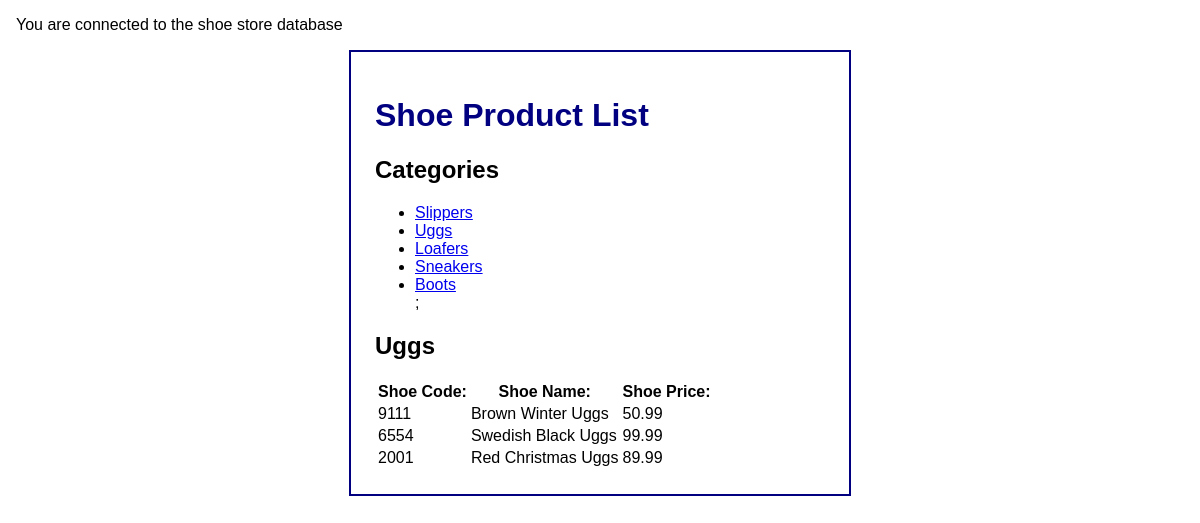
The app's page /shoes.php?shoe_category_id=2 with its own data.
### tables this page shows
CREATE TABLE `shoecategories` (
  `shoeCategoryID` int(11) NOT NULL,
  `shoeCategoryName` varchar(255) NOT NULL,
  `dateAdded` datetime NOT NULL
);

CREATE TABLE `shoes` (
  `shoeID` int(11) NOT NULL,
  `shoeCategoryID` int(11) NOT NULL,
  `shoeCode` varchar(10) NOT NULL,
  `shoeName` varchar(255) NOT NULL,
  `description` text NOT NULL,
  `price` decimal(10,2) NOT NULL,
  `dateAdded` datetime NOT NULL
);

### shoes.php (the view, shortened to what this page needs)
<?php
    require('shoe_database.php');
    $shoe_category_id = filter_input(INPUT_GET, 'shoe_category_id', FILTER_VALIDATE_INT);
    $shoe_query = 'SELECT * FROM shoecategories
                   WHERE shoeCategoryID = :shoe_category_id';
    $statement1 = $db->prepare($shoe_query);
    $statement1->bindValue(':shoe_category_id', $shoe_category_id);
    $statement1->execute();
    $category = $statement1->fetch();
    $category_name = $category['shoeCategoryName'];
    $shoeQueryAllCategories = 'SELECT * FROM shoecategories
                               ORDER BY shoeCategoryID';
    $statement2 = $db->prepare($shoeQueryAllCategories);
    $statement2->execute();
    $shoe_categories = $statement2->fetchAll();
    $queryShoeProducts = 'SELECT * FROM shoes WHERE shoeCategoryID = :shoe_category_id';
    $statement3 = $db->prepare($queryShoeProducts);
    $statement3->bindValue(':shoe_category_id', $shoe_category_id);
    $statement3->execute();
    $shoeProducts = $statement3->fetchAll();
?>
<!DOCTYPE html>
<html>
<head>
    <link rel = "stylesheet" href = "mainShoeCatalog.css">
</head>
<body>
    <main>
        <h1> Shoe Product List </h1>
        <aside>
            <h2> Categories </h2>
            <nav>
                <ul>
                    <?php foreach($shoe_categories as $category) : ?>
                    <li>
                        <a href = "?shoe_category_id=<?php
                                                        echo $category['shoeCategoryID'];
                                                     ?>"
                        >
                        <?php echo $category['shoeCategoryName']; ?> </a>
                    </li>
                    <?php endforeach; ?>;
                </ul>
            </nav>
        </aside>
        <section>
            <h2> <?php echo $category_name; ?> </h2>
            <table>
                <tr>
                    <th> Shoe Code: </th>
                    <th> Shoe Name: </th>
                    <th class = "right"> Shoe Price: </th>
                </tr>
                <?php foreach ($shoeProducts as $shoeProduct) : ?>
                <tr>
                    <td> <?php echo $shoeProduct['shoeCode']; ?> </td>
                    <td> <?php echo $shoeProduct['shoeName']; ?> </td>
                    <td class = "right"> <?php echo $shoeProduct['price']; ?> </td>
                </tr>
                <?php endforeach; ?>
            </table>
        </section>
    </main>
</body>
</html>

### mainShoeCatalog.css (style rules this page uses)
body { font-family: Arial, Helvetica, sans-serif; margin: 1em; padding: 0; }
main { display: block; width: 450px; margin: 0 auto; padding: 1.5em; background: white; border: 2px solid navy; }
h1 { color:navy; }

### records on screen
shoecategories: shoeCategoryName "Slippers"
shoecategories: shoeCategoryName "Uggs"
shoecategories: shoeCategoryName "Loafers"
shoecategories: shoeCategoryName "Sneakers"
shoecategories: shoeCategoryName "Boots"
shoes: shoeCode "9111", shoeName "Brown Winter Uggs", price "50.99"
shoes: shoeCode "6554", shoeName "Swedish Black Uggs", price "99.99"
shoes: shoeCode "2001", shoeName "Red Christmas Uggs", price "89.99"
